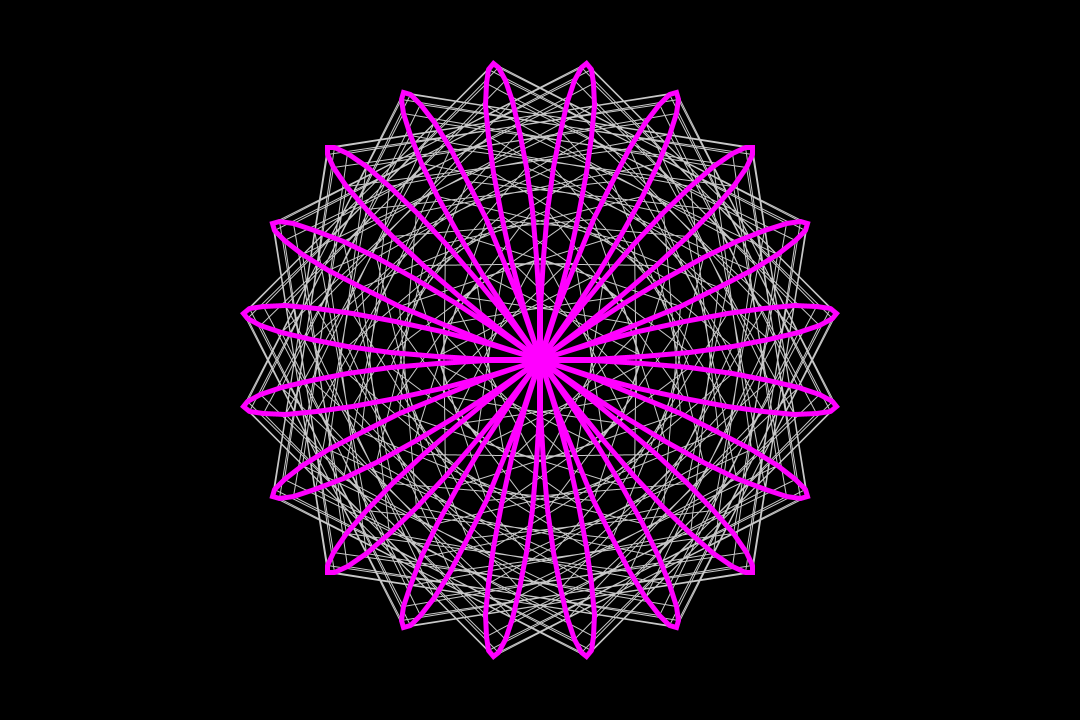
Frame 1 (no input)
Frame 60 (the mouse pressed at the canvas centre just before this capture): identical to frame 1, image omitted
Frame 120 (the mouse held since frame 60 and released just before this capture): identical to frame 1, image omitted

The Processing sketch that drew this single still picture (run headless with seeded random() and noise(); from frame 60 on, the mouse is pressed at the canvas centre):

// Processing sketch: MauererRose
// ── MauererRose.pde
int n;
float d;
void setup() {
  size(1080, 720);
  //angleMode("DEGREES");
  n = 10;
  d = 71;
  stroke(255);
  strokeWeight(1);
  noFill();
}

void draw() {
  background(0);
  translate(width/2, height/2);
  stroke(255, 200);
  strokeWeight(1);
  beginShape();
  for (int i = 0; i < 361; i++) {
    float k = i*d;
    float r = 300*sin(n*radians(k));
    float x = r*cos(radians(k));
    float y = r*sin(radians(k));
    vertex(x, y);
  }
  endShape();
  
  stroke(255, 0, 255);
  strokeWeight(5);
  // second pass so you can see the actual things
  beginShape();
  for (int i = 0; i < 361; i++) {
    float k = i;
    float r = 300*sin(n*radians(k));
    float x = r*cos(radians(k));
    float y = r*sin(radians(k));
    vertex(x, y);
  }
  endShape();
}
